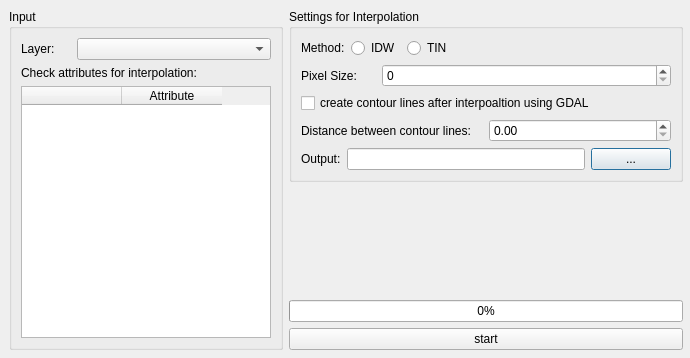
<?xml version="1.0" encoding="UTF-8"?>
<ui version="4.0">
 <class>BatchInterpolationDialogBase</class>
 <widget class="QDialog" name="BatchInterpolationDialogBase">
  <property name="geometry">
   <rect>
    <x>0</x>
    <y>0</y>
    <width>690</width>
    <height>358</height>
   </rect>
  </property>
  <property name="windowTitle">
   <string>Batch-Interpolation</string>
  </property>
  <widget class="QWidget" name="horizontalLayoutWidget">
   <property name="geometry">
    <rect>
     <x>9</x>
     <y>9</y>
     <width>674</width>
     <height>341</height>
    </rect>
   </property>
   <layout class="QHBoxLayout" name="horizontalLayout">
    <item>
     <layout class="QVBoxLayout" name="verticalLayout">
      <property name="sizeConstraint">
       <enum>QLayout::SetDefaultConstraint</enum>
      </property>
      <item>
       <widget class="QGroupBox" name="groupBox">
        <property name="title">
         <string>Input</string>
        </property>
        <layout class="QVBoxLayout" name="verticalLayout_4">
         <item>
          <layout class="QVBoxLayout" name="verticalLayout_3">
           <item>
            <layout class="QHBoxLayout" name="horizontalLayout_2">
             <item>
              <widget class="QLabel" name="label">
               <property name="sizePolicy">
                <sizepolicy hsizetype="Preferred" vsizetype="Fixed">
                 <horstretch>0</horstretch>
                 <verstretch>0</verstretch>
                </sizepolicy>
               </property>
               <property name="maximumSize">
                <size>
                 <width>50</width>
                 <height>16777215</height>
                </size>
               </property>
               <property name="text">
                <string>Layer:</string>
               </property>
              </widget>
             </item>
             <item>
              <widget class="QComboBox" name="comboBox"/>
             </item>
            </layout>
           </item>
           <item>
            <widget class="QLabel" name="label_6">
             <property name="text">
              <string>Check attributes for interpolation:</string>
             </property>
            </widget>
           </item>
           <item>
            <layout class="QHBoxLayout" name="horizontalLayout_3">
             <item>
              <widget class="QTableWidget" name="tableWidget">
               <property name="sizePolicy">
                <sizepolicy hsizetype="Preferred" vsizetype="Expanding">
                 <horstretch>0</horstretch>
                 <verstretch>0</verstretch>
                </sizepolicy>
               </property>
               <property name="maximumSize">
                <size>
                 <width>250</width>
                 <height>16777215</height>
                </size>
               </property>
               <property name="rowCount">
                <number>0</number>
               </property>
               <property name="columnCount">
                <number>2</number>
               </property>
               <column>
                <property name="text">
                 <string/>
                </property>
               </column>
               <column>
                <property name="text">
                 <string>Attribute</string>
                </property>
               </column>
              </widget>
             </item>
            </layout>
           </item>
          </layout>
         </item>
        </layout>
       </widget>
      </item>
     </layout>
    </item>
    <item>
     <layout class="QVBoxLayout" name="verticalLayout_6">
      <item>
       <widget class="QGroupBox" name="groupBox_3">
        <property name="sizePolicy">
         <sizepolicy hsizetype="Preferred" vsizetype="Preferred">
          <horstretch>0</horstretch>
          <verstretch>0</verstretch>
         </sizepolicy>
        </property>
        <property name="title">
         <string>Settings for Interpolation</string>
        </property>
        <layout class="QVBoxLayout" name="verticalLayout_2">
         <item>
          <layout class="QVBoxLayout" name="verticalLayout_7">
           <item>
            <layout class="QHBoxLayout" name="horizontalLayout_4">
             <item>
              <widget class="QLabel" name="label_2">
               <property name="text">
                <string>Method:</string>
               </property>
              </widget>
             </item>
             <item>
              <widget class="QRadioButton" name="radioButton_2">
               <property name="text">
                <string>IDW</string>
               </property>
              </widget>
             </item>
             <item>
              <widget class="QRadioButton" name="radioButton">
               <property name="text">
                <string>TIN</string>
               </property>
              </widget>
             </item>
             <item>
              <spacer name="horizontalSpacer">
               <property name="orientation">
                <enum>Qt::Horizontal</enum>
               </property>
               <property name="sizeHint" stdset="0">
                <size>
                 <width>40</width>
                 <height>20</height>
                </size>
               </property>
              </spacer>
             </item>
            </layout>
           </item>
           <item>
            <layout class="QHBoxLayout" name="horizontalLayout_5">
             <item>
              <widget class="QLabel" name="label_3">
               <property name="maximumSize">
                <size>
                 <width>75</width>
                 <height>16777215</height>
                </size>
               </property>
               <property name="text">
                <string>Pixel Size:</string>
               </property>
              </widget>
             </item>
             <item>
              <widget class="QSpinBox" name="spinBox"/>
             </item>
            </layout>
           </item>
           <item>
            <layout class="QVBoxLayout" name="verticalLayout_5">
             <item>
              <widget class="QCheckBox" name="checkBox">
               <property name="text">
                <string>create contour lines after interpoaltion using GDAL</string>
               </property>
              </widget>
             </item>
             <item>
              <layout class="QHBoxLayout" name="horizontalLayout_7">
               <item>
                <widget class="QLabel" name="label_4">
                 <property name="text">
                  <string>Distance between contour lines:</string>
                 </property>
                </widget>
               </item>
               <item>
                <widget class="QDoubleSpinBox" name="doubleSpinBox"/>
               </item>
              </layout>
             </item>
            </layout>
           </item>
           <item>
            <layout class="QHBoxLayout" name="horizontalLayout_8">
             <item>
              <widget class="QLabel" name="label_5">
               <property name="text">
                <string>Output:</string>
               </property>
              </widget>
             </item>
             <item>
              <widget class="QLineEdit" name="lineEdit"/>
             </item>
             <item>
              <widget class="QPushButton" name="pushButton">
               <property name="text">
                <string>...</string>
               </property>
              </widget>
             </item>
            </layout>
           </item>
          </layout>
         </item>
        </layout>
       </widget>
      </item>
      <item>
       <spacer name="verticalSpacer">
        <property name="orientation">
         <enum>Qt::Vertical</enum>
        </property>
        <property name="sizeHint" stdset="0">
         <size>
          <width>20</width>
          <height>40</height>
         </size>
        </property>
       </spacer>
      </item>
      <item>
       <widget class="QProgressBar" name="progressBar">
        <property name="value">
         <number>0</number>
        </property>
       </widget>
      </item>
      <item>
       <widget class="QPushButton" name="pushButton_2">
        <property name="sizePolicy">
         <sizepolicy hsizetype="Expanding" vsizetype="Fixed">
          <horstretch>0</horstretch>
          <verstretch>0</verstretch>
         </sizepolicy>
        </property>
        <property name="text">
         <string>start</string>
        </property>
       </widget>
      </item>
     </layout>
    </item>
   </layout>
  </widget>
 </widget>
 <resources/>
 <connections/>
</ui>
